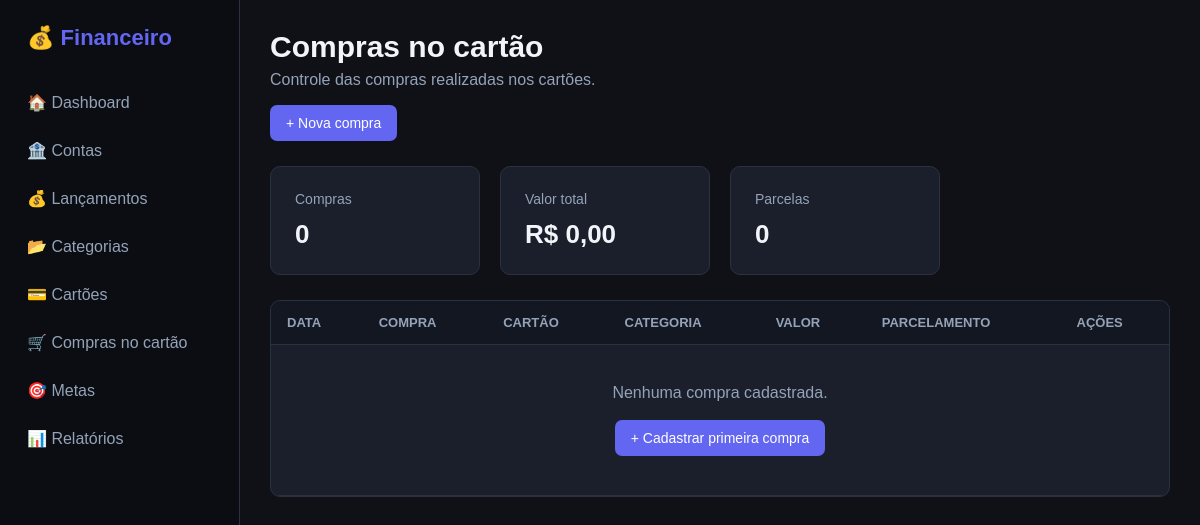
The page /compras-cartao/ on the database as committed earlier.
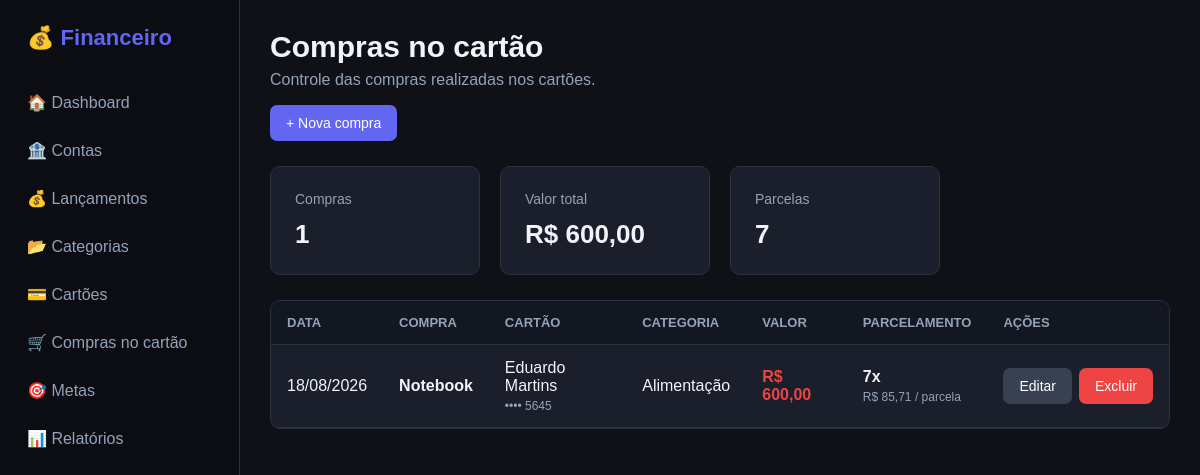
The same page on the database as committed later.
### models/compra_cartao.py (models this page shows, shortened)
class CompraCartao(db.Model):
    __tablename__ = "compras_cartao"
    id = db.Column(
        db.Integer,
        primary_key=True
    )
    descricao = db.Column(
        db.String(200),
        nullable=False
    )
    valor_total = db.Column(
        db.Numeric(12, 2),
        nullable=False
    )
    data_compra = db.Column(
        db.Date,
        nullable=False
    )
    parcelas = db.Column(
        db.Integer,
        nullable=False,
        default=1
    )
    cartao_id = db.Column(
        db.Integer,
        db.ForeignKey("cartoes.id"),
        nullable=False
    )
    categoria_id = db.Column(
        db.Integer,
        db.ForeignKey("categorias.id"),
        nullable=False
    )
    observacao = db.Column(
        db.Text,
        nullable=True
    )
    criado_em = db.Column(
        db.DateTime,
        default=datetime.utcnow
    )
    cartao = db.relationship(
        "Cartao",
        backref="compras"
    )
    categoria = db.relationship(
        "Categoria",
        backref="compras_cartao"
    )
    def valor_parcela(self):
        if not self.parcelas:
            return float(self.valor_total or 0)
        return (
            float(self.valor_total or 0)
            / self.parcelas
        )

### models/cartao.py (models this page shows, shortened)
class Cartao(db.Model):
    __tablename__ = "cartoes"
    id = db.Column(
        db.Integer,
        primary_key=True
    )
    nome = db.Column(
        db.String(100),
        nullable=False
    )
    banco = db.Column(
        db.String(100),
        nullable=False
    )
    ultimos_digitos = db.Column(
        db.String(4),
        nullable=True
    )
    limite = db.Column(
        db.Numeric(12, 2),
        nullable=False,
        default=0
    )
    dia_fechamento = db.Column(
        db.Integer,
        nullable=False
    )
    dia_vencimento = db.Column(
        db.Integer,
        nullable=False
    )
    ativo = db.Column(
        db.Boolean,
        nullable=False,
        default=True
    )
    criado_em = db.Column(
        db.DateTime,
        default=datetime.utcnow
    )

### models/categoria.py (models this page shows, shortened)
class Categoria(db.Model):
    __tablename__ = "categorias"
    id = db.Column(
        db.Integer,
        primary_key=True
    )
    nome = db.Column(
        db.String(100),
        nullable=False
    )
    tipo = db.Column(
        db.String(20),
        nullable=False
    )
    ativa = db.Column(
        db.Boolean,
        default=True
    )
    lancamentos = db.relationship(
        "Lancamento",
        back_populates="categoria",
        lazy=True
    )

### routes/compras_cartao.py (the view)
@compras_cartao_bp.route("/")
def listar():
    compras = CompraCartao.query.order_by(
        CompraCartao.data_compra.desc(),
        CompraCartao.id.desc()
    ).all()
    return render_template(
        "compras_cartao.html",
        compras=compras
    )

### app.py (called while the page is built)
def formatar_moeda(valor):
    try:
        valor = float(valor or 0)
    except (TypeError, ValueError):
        valor = 0.0
    negativo = valor < 0
    valor = abs(valor)
    texto = f"{valor:,.2f}"
    texto = texto.replace(",", "X").replace(".", ",").replace("X", ".")
    if negativo:
        texto = "-" + texto
    return texto

### templates/compras_cartao.html (shortened to what this page needs)
{% extends "base.html" %}
{% block content %}
<div class="page-header">
    <div>
        <h1>
            Compras no cartão
        </h1>
        <p>
            Controle das compras realizadas nos cartões.
        </p>
    </div>
    <a
        href="{{ url_for('compras_cartao.nova') }}"
        class="btn btn-primary"
    >
        + Nova compra
    </a>
</div>
<div class="cards">
    <div class="card">
        <span class="card-title">
            Compras
        </span>
        <strong>
            {{ compras|length }}
        </strong>
    </div>
    <div class="card">
        <span class="card-title">
            Valor total
        </span>
        <strong>
            R$
            {{ compras|map(attribute="valor_total")|map("float")|sum|moeda }}
        </strong>
    </div>
    <div class="card">
        <span class="card-title">
            Parcelas
        </span>
        <strong>
            {{ compras|map(attribute="parcelas")|sum }}
        </strong>
    </div>
</div>
<div class="table-container">
    <table>
        <thead>
            <tr>
                <th>
                    Data
                </th>
                <th>
                    Compra
                </th>
                <th>
                    Cartão
                </th>
                <th>
                    Categoria
                </th>
                <th>
                    Valor
                </th>
                <th>
                    Parcelamento
                </th>
                <th>
                    Ações
                </th>
            </tr>
        </thead>
        <tbody>
            {% for compra in compras %}
            <tr>
                <td>
                    {{ compra.data_compra.strftime("%d/%m/%Y") }}
                </td>
                <td>
                    <strong>
                        {{ compra.descricao }}
                    </strong>
                </td>
                <td>
                    {{ compra.cartao.nome }}
                    {% if compra.cartao.ultimos_digitos %}
                    <span class="table-note">
                        •••• {{ compra.cartao.ultimos_digitos }}
                    </span>
                    {% endif %}
                </td>
                <td>
                    {{ compra.categoria.nome }}
                </td>
                <td>
                    <strong class="valor-negativo">
                        R$ {{ compra.valor_total|moeda }}
                    </strong>
                </td>
                <td>
                    <strong>
                        {{ compra.parcelas }}x
                    </strong>
                    <span class="table-note">
                        R$ {{ compra.valor_parcela()|moeda }}
                        / parcela
                    </span>
                </td>
                <td>
                    <div class="actions">
                        <a
                            href="{{ url_for('compras_cartao.editar', id=compra.id) }}"
                            class="btn btn-secondary"
                        >
                            Editar
                        </a>
                        <form
                            method="POST"
                            action="{{ url_for('compras_cartao.excluir', id=compra.id) }}"
                            onsubmit="return confirm('Deseja realmente excluir esta compra?');"
                        >
                            <button
                                type="submit"
                                class="btn btn-danger"
                            >
                                Excluir
                            </button>
                        </form>
                    </div>
                </td>
            </tr>
            {% else %}
            <tr>
                <td colspan="7">
                    <div class="empty-table">
                        Nenhuma compra cadastrada.
                        <br><br>
                        <a
                            href="{{ url_for('compras_cartao.nova') }}"
                            class="btn btn-primary"
                        >
                            + Cadastrar primeira compra
                        </a>
                    </div>
                </td>
            </tr>
            {% endfor %}
        </tbody>
    </table>
</div>
{% endblock %}

### templates/base.html (shortened to what this page needs)
<!DOCTYPE html>
<html lang="pt-BR">
<head>
    <link
        rel="stylesheet"
        href="{{ url_for('static', filename='css/style.css') }}"
    >
</head>
<body>
<div class="app-layout">
    <aside class="sidebar">
        <div class="logo">
            💰 <span>Financeiro</span>
        </div>
        <nav class="menu">
            <a href="{{ url_for('dashboard.dashboard') }}">
                🏠 Dashboard
            </a>
            <a href="{{ url_for('contas.listar') }}">
                🏦 Contas
            </a>
            <a href="{{ url_for('lancamentos.listar') }}">
                💰 Lançamentos
            </a>
            <a href="{{ url_for('categorias.listar') }}">
                📂 Categorias
            </a>
            <a href="{{ url_for('cartoes.listar')}}">
                💳 Cartões
            </a>
            <a href="{{url_for('compras_cartao.listar')}}">
                🛒 Compras no cartão
            </a>
            <a href="#">
                🎯 Metas
            </a>
            <a href="#">
                📊 Relatórios
            </a>
        </nav>
    </aside>
    <main class="main-content">
        {% block content %}
        {% endblock %}
    </main>
</div>
</body>
</html>

### static/css/style.css (style rules this page uses)
* { box-sizing: border-box; }
:root { --bg: #0f1117; --bg-secondary: #151923; --card: #1a1f2b; --card-hover: #202636; --border: #2a3140; --text: #f1f5f9; --text-secondary: #94a3b8; --primary: #6366f1; --primary-hover: #4f46e5; --success: #22c55e; --danger: #ef4444; --warning: #f59e0b; --info: #60a5fa; }
html, body { margin: 0; padding: 0; min-height: 100%; }
body { font-family: Arial, Helvetica, sans-serif; background: var(--bg); color: var(--text); }
.app-layout { display: flex; min-height: 100vh; }
.sidebar { width: 240px; background: #0b0d12; border-right: 1px solid var(--border); padding: 25px 15px; position: fixed; top: 0; bottom: 0; left: 0; }
.logo { font-size: 22px; font-weight: bold; padding: 0 12px 30px; color: white; }
.logo span { color: var(--primary); }
.menu { display: flex; flex-direction: column; gap: 5px; }
.menu a { text-decoration: none; color: var(--text-secondary); padding: 12px; border-radius: 8px; transition: 0.2s; }
.main-content { margin-left: 240px; width: calc(100% - 240px); min-height: 100vh; padding: 30px; }
.page-header { margin-bottom: 25px; }
.page-header h1 { margin: 0; font-size: 30px; }
.page-header p { margin-top: 7px; color: var(--text-secondary); }
.cards { display: grid; grid-template-columns: repeat(4, 1fr); gap: 20px; margin-bottom: 25px; }
.card { background: var(--card); border: 1px solid var(--border); border-radius: 10px; padding: 24px; transition: 0.2s; }
.card-title { display: block; color: var(--text-secondary); font-size: 14px; margin-bottom: 12px; }
.card strong { font-size: 26px; }
.valor-negativo { color: var(--danger) !important; }
.table-container { background: var(--card); border: 1px solid var(--border); border-radius: 10px; overflow: hidden; }
table { width: 100%; border-collapse: collapse; }
thead { background: #131722; }
th, td { padding: 14px 16px; text-align: left; border-bottom: 1px solid var(--border); }
th { color: var(--text-secondary); font-size: 13px; text-transform: uppercase; }
td { color: var(--text); }
.btn { border: none; border-radius: 7px; padding: 10px 16px; font-size: 14px; cursor: pointer; text-decoration: none; display: inline-block; transition: 0.2s; }
.btn-primary { background: var(--primary); color: white; }
.btn-danger { background: var(--danger); color: white; }
.btn-secondary { background: #374151; color: white; }
.actions { display: flex; gap: 7px; }
.table-note { display: block; margin-top: 4px; color: var(--text-secondary); font-size: 12px; max-width: 230px; white-space: nowrap; overflow: hidden; text-overflow: ellipsis; }

Rows that differ between the two databases and show on the page:
added CompraCartao: data_compra "18/08/2026", descricao "Notebook", cartao.nome "Eduardo Martins", cartao.ultimos_digitos "5645", categoria.nome "Alimentação", valor_total|moeda "600,00", parcelas "7", valor_parcela|moeda "85,71"
Other text that changed with them:
{{ compras|length }}: "0" → "1"
{{ compras|map(attribute="valor_total")|map("float")|sum|moeda }}: "0,00" → "600,00"
{{ compras|map(attribute="parcelas")|sum }}: "0" → "7"
text no longer shown: "Nenhuma compra cadastrada. + Cadastrar primeira compra"
